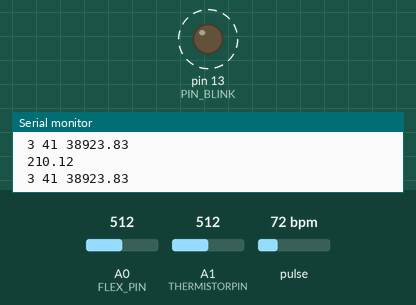
Recording of a sketch running on a simulated Arduino Uno, built with avr-gcc and run on an emulated ATmega328P. On the bench: output pins drawn as LEDs (lit = HIGH), the last lines printed to the serial monitor. Dashed ring = blinking. The test bench sets the inputs (shaded band); at power-on: pulse 72 bpm, A1 (THERMISTORPIN) = 512, A0 (FLEX_PIN) = 512.

Above: at 1.2 s.
1.3 s: pulse set to 42 bpm
At 3.8 s:
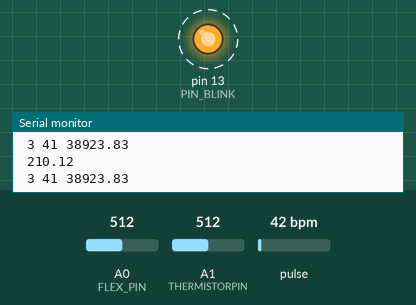
5.4 s: A1 (THERMISTORPIN) set to 1006
8.0 s: A1 (THERMISTORPIN) set to 1023
9.7 s: pulse set to 100 bpm
At 10.15 s:
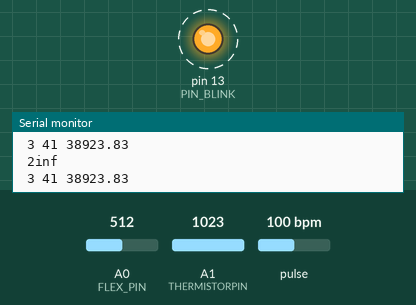
Timing chart, 0 to 13.7 s (numbered marks = the images above; inputs shaded):
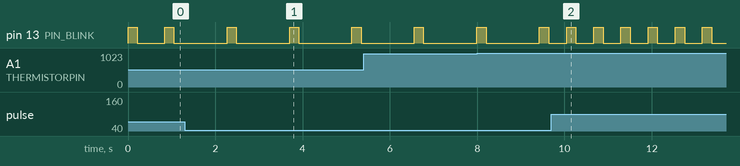

Measured:
- after the input at 1.3 s, pin 13 (PIN_BLINK): alternates HIGH for 0.21 s and LOW for 1.2 s, starting after 0.97 s
- after the input at 9.7 s, pin 13 (PIN_BLINK): alternates HIGH for 0.22 s and LOW for 0.41 s, starting after 0.35 s
- by itself, pin 13 (PIN_BLINK): alternates HIGH for 0.21 s and LOW for 0.62 s

The sketch:

ELL884_final.ino
```cpp
const int FLEX_PIN = A0; // Pin connected to voltage divider output

// Measure the voltage at 5V and the actual resistance of your
// 47k resistor, and enter them below:
const float VCC = 4.98; // Measured voltage of Ardunio 5V line
const float R_DIV = 39000.0; // Measured resistance of 3.3k resistor

// Upload the code, then try to adjust these values to more
// accurately calculate bend degree.
const float STRAIGHT_RESISTANCE = 37300.0; // resistance when straight
const float BEND_RESISTANCE = 90000.0; // resistance at 90 deg


// the value of the 'other' resistor
#define SERIESRESISTOR 12000

// What pin to connect the sensor to
#define THERMISTORPIN A1

#define USE_ARDUINO_INTERRUPTS true
#include <PulseSensorPlayground.h>

const int OUTPUT_TYPE = SERIAL_PLOTTER;

/*
   Pinout:
     PIN_INPUT = Analog Input. Connected to the pulse sensor
      purple (signal) wire.
     PIN_BLINK = digital Output. Connected to an LED (and 220 ohm resistor)
      that will flash on each detected pulse.
     PIN_FADE = digital Output. PWM pin onnected to an LED (and resistor)
      that will smoothly fade with each pulse.
      NOTE: PIN_FADE must be a pin that supports PWM. Do not use
      pin 9 or 10, because those pins' PWM interferes with the sample timer.
*/
const int PIN_INPUT = A2;
const int PIN_BLINK = 13;    // Pin 13 is the on-board LED
const int PIN_FADE = 5;
const int THRESHOLD = 550;   // Adjust this number to avoid noise when idle

/*
   All the PulseSensor Playground functions.
*/
PulseSensorPlayground pulseSensor;

void setup() {
  // initialize the serial communication:
  Serial.begin(9600);
  pinMode(10, INPUT); // Setup for leads off detection LO +
  pinMode(11, INPUT); // Setup for leads off detection LO -


  pinMode(FLEX_PIN, INPUT);

  pulseSensor.analogInput(PIN_INPUT);
  pulseSensor.blinkOnPulse(PIN_BLINK);
  pulseSensor.fadeOnPulse(PIN_FADE);

  pulseSensor.setSerial(Serial);
  pulseSensor.setOutputType(OUTPUT_TYPE);
  pulseSensor.setThreshold(THRESHOLD);


}

void loop() {

//  if((digitalRead(10) == 1)||(digitalRead(11) == 1)){
//    Serial.println('!');
//  }
//  else{
//    // send the value of analog input 0:
//      Serial.println(analogRead(A3));
//  }

Serial.print("1 ");

int flexADC = analogRead(FLEX_PIN);
float flexV = flexADC * VCC / 1023.0;
float flexR = R_DIV * (VCC / flexV - 1.0);

  Serial.println(flexR);

//   Use the calculated resistance to estimate the sensor's
//   bend angle:
//float angle = map(flexR, STRAIGHT_RESISTANCE, BEND_RESISTANCE,
//                   0, 90.0);
//Serial.println("Bend: " + String(angle) + " degrees");
//Serial.println();

Serial.print(" 2");

    float reading;

  reading = analogRead(THERMISTORPIN);


  // convert the value to resistance
  reading = (1023 / reading)  - 1;     // (1023/ADC - 1)
  reading = SERIESRESISTOR / reading;  // 10K / (1023/ADC - 1)

  Serial.println((reading/100000)+10);

Serial.print(" 3");
  pulseSensor.outputSample();

  /*
     If a beat has happened since we last checked,
     write the per-beat information to Serial.
   */
  if (pulseSensor.sawStartOfBeat()) {
   pulseSensor.outputBeat();
  }

Serial.print(" 4");
  delay(1);
}
```
